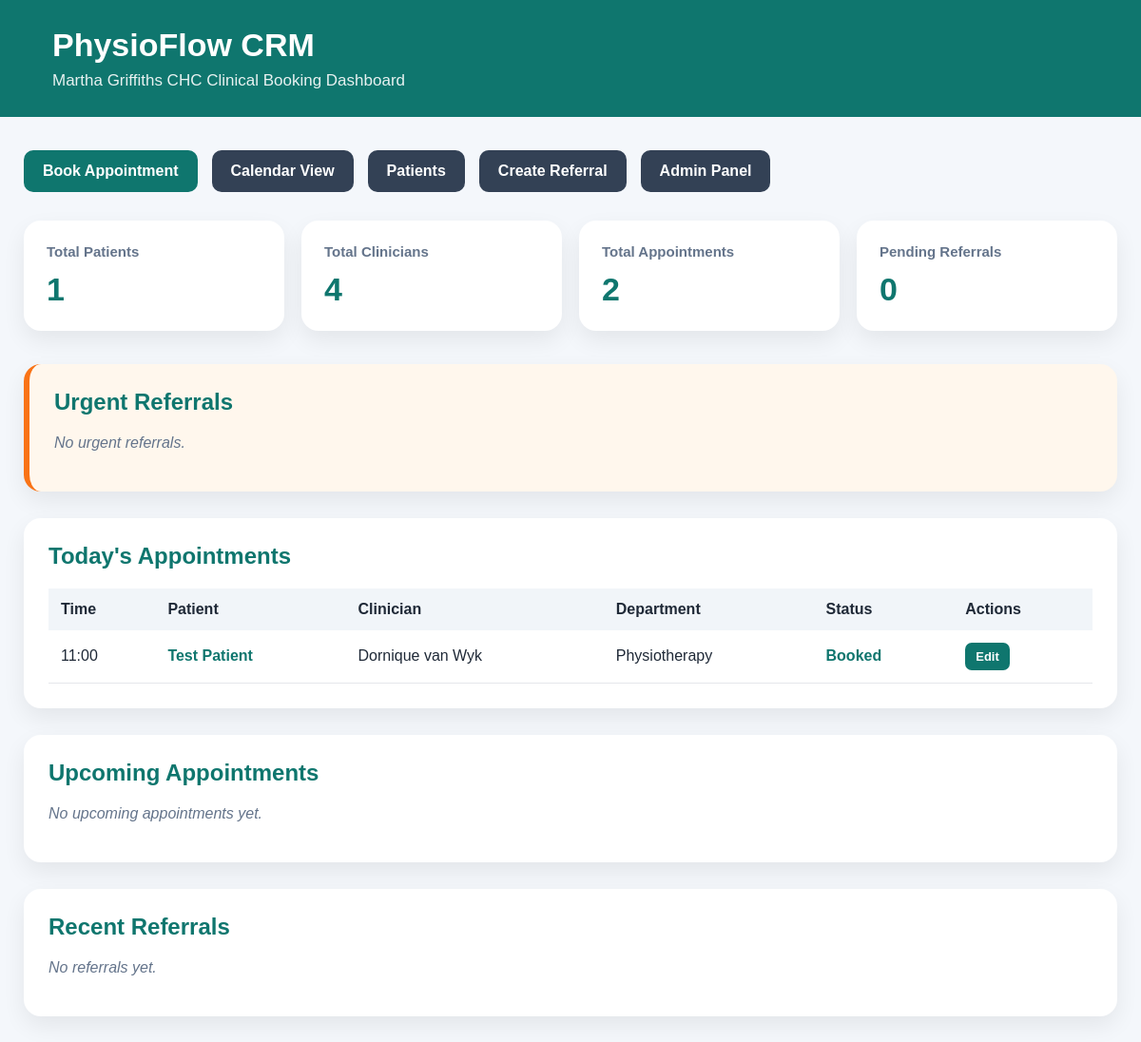
The page / on the database its author committed.
### clinic/models.py (models this page shows, shortened)
class Appointment(models.Model):
    STATUS_CHOICES = [
        ('booked', 'Booked'),
        ('completed', 'Completed'),
        ('cancelled', 'Cancelled'),
        ('no_show', 'No Show'),
    ]
    patient = models.ForeignKey(Patient, on_delete=models.CASCADE)
    clinician = models.ForeignKey(Clinician, on_delete=models.CASCADE)
    appointment_type = models.ForeignKey(
        AppointmentType,
        on_delete=models.CASCADE
    )
    start_time = models.DateTimeField()
    end_time = models.DateTimeField(blank=True, null=True)
    status = models.CharField(
        max_length=20,
        choices=STATUS_CHOICES,
        default='booked'
    )
    confirmation_message = models.TextField(blank=True, null=True)
    confirmation_sent = models.BooleanField(default=False)
    notes = models.TextField(
        blank=True,
        null=True,
        help_text="Clinical/session notes for this appointment."
    )
    created_at = models.DateTimeField(auto_now_add=True)

class Patient(models.Model):
    full_name = models.CharField(max_length=150)
    phone_number = models.CharField(max_length=20)
    email = models.EmailField(blank=True, null=True)
    file_number = models.CharField(max_length=50, unique=True)
    date_of_birth = models.DateField(blank=True, null=True)
    notes = models.TextField(blank=True, null=True)

class Clinician(models.Model):
    name = models.CharField(max_length=100)
    department = models.ForeignKey(
        Department,
        on_delete=models.CASCADE,
        related_name='clinicians'
    )

class Department(models.Model):
    name = models.CharField(max_length=100)

### clinic/views.py (the view)
# urls.py: path('', views.dashboard, name='dashboard'),
def dashboard(request):
    today = timezone.localdate()
    today_appointments = Appointment.objects.filter(
        start_time__date=today,
        status='booked'
    ).order_by('start_time')
    upcoming_appointments = Appointment.objects.filter(
        start_time__date__gt=today,
        status='booked'
    ).order_by('start_time')[:5]
    recent_referrals = Referral.objects.select_related(
        'patient',
        'referred_from',
        'referred_to_department'
    ).order_by('-created_at')[:5]
    urgent_referrals = Referral.objects.select_related(
        'patient',
        'referred_from',
        'referred_to_department'
    ).filter(status='pending').order_by('-created_at')[:3]
    context = {
        'total_patients': Patient.objects.count(),
        'total_clinicians': Clinician.objects.count(),
        'total_appointments': Appointment.objects.count(),
        'pending_referrals': Referral.objects.filter(status='pending').count(),
        'today_appointments': today_appointments,
        'upcoming_appointments': upcoming_appointments,
        'recent_referrals': recent_referrals,
        'urgent_referrals': urgent_referrals,
    }
    return render(request, 'clinic/dashboard.html', context)

### clinic/templates/clinic/dashboard.html (shortened to what this page needs)
<!DOCTYPE html>
<html>
<head>
</head>
<body>
<div class="header">
    <h1>PhysioFlow CRM</h1>
    <p>Martha Griffiths CHC Clinical Booking Dashboard</p>
</div>
<div class="container">
    <div class="quick-actions">
        <a href="{% url 'book_appointment' %}" class="btn">
            Book Appointment
        </a>
        <a href="{% url 'calendar' %}" class="btn secondary">
            Calendar View
        </a>
        <a href="{% url 'patient_list' %}" class="btn secondary">
            Patients
        </a>
        <a href="{% url 'create_referral' %}" class="btn secondary">
            Create Referral
        </a>
        <a href="/admin/" class="btn secondary">
            Admin Panel
        </a>
    </div>
    <div class="cards">
        <div class="card">
            <h3>Total Patients</h3>
            <p>{{ total_patients }}</p>
        </div>
        <div class="card">
            <h3>Total Clinicians</h3>
            <p>{{ total_clinicians }}</p>
        </div>
        <div class="card">
            <h3>Total Appointments</h3>
            <p>{{ total_appointments }}</p>
        </div>
        <div class="card">
            <h3>Pending Referrals</h3>
            <p>{{ pending_referrals }}</p>
        </div>
    </div>
    <div class="section alert-box">
        <h2>Urgent Referrals</h2>
        {% if urgent_referrals %}
            <table>
                <thead>
                    <tr>
                        <th>Patient</th>
                        <th>From</th>
                        <th>To Department</th>
                        <th>Status</th>
                    </tr>
                </thead>
                <tbody>
                    {% for referral in urgent_referrals %}
                    <tr>
                        <td>
                            <a
                                href="{% url 'patient_profile' referral.patient.id %}"
                                class="link"
                            >
                                {{ referral.patient.full_name }}
                            </a>
                        </td>
                        <td>{{ referral.referred_from.name }}</td>
                        <td>{{ referral.referred_to_department.name }}</td>
                        <td>
                            <span class="status-no-show">
                                {{ referral.get_status_display }}
                            </span>
                        </td>
                    </tr>
                    {% endfor %}
                </tbody>
            </table>
        {% else %}
            <p class="empty">No urgent referrals.</p>
        {% endif %}
    </div>
    <div class="section">
        <h2>Today's Appointments</h2>
        {% if today_appointments %}
            <table>
                <thead>
                    <tr>
                        <th>Time</th>
                        <th>Patient</th>
                        <th>Clinician</th>
                        <th>Department</th>
                        <th>Status</th>
                        <th>Actions</th>
                    </tr>
                </thead>
                <tbody>
                    {% for appointment in today_appointments %}
                    <tr>
                        <td>{{ appointment.start_time|date:"H:i" }}</td>
                        <td>
                            <a
                                href="{% url 'patient_profile' appointment.patient.id %}"
                                class="link"
                            >
                                {{ appointment.patient.full_name }}
                            </a>
                        </td>
                        <td>{{ appointment.clinician.name }}</td>
                        <td>{{ appointment.clinician.department.name }}</td>
                        <td>
                            {% if appointment.status == 'booked' %}
                                <span class="status-booked">Booked</span>
                            {% elif appointment.status == 'completed' %}
                                <span class="status-completed">Completed</span>
                            {% elif appointment.status == 'cancelled' %}
                                <span class="status-cancelled">Cancelled</span>
                            {% elif appointment.status == 'no_show' %}
                                <span class="status-no-show">No Show</span>
                            {% else %}
                                {{ appointment.get_status_display }}
                            {% endif %}
                        </td>
                        <td>
                            <a
                                href="/admin/clinic/appointment/{{ appointment.id }}/change/"
                                class="btn small"
                            >
                                Edit
                            </a>
                        </td>
                    </tr>
                    {% endfor %}
                </tbody>
            </table>
        {% endif %}
    </div>
    <div class="section">
        <h2>Upcoming Appointments</h2>
        {% if upcoming_appointments %}
            <table>
                <thead>
                    <tr>
                        <th>Date</th>
                        <th>Time</th>
                        <th>Patient</th>
                        <th>Clinician</th>
                        <th>Department</th>
                        <th>Status</th>
                        <th>Actions</th>
                    </tr>
                </thead>
                <tbody>
                    {% for appointment in upcoming_appointments %}
                    <tr>
                        <td>{{ appointment.start_time|date:"d M Y" }}</td>
                        <td>{{ appointment.start_time|date:"H:i" }}</td>
                        <td>
                            <a
                                href="{% url 'patient_profile' appointment.patient.id %}"
                                class="link"
                            >
                                {{ appointment.patient.full_name }}
                            </a>
                        </td>
                        <td>{{ appointment.clinician.name }}</td>
                        <td>{{ appointment.clinician.department.name }}</td>
                        <td>
                            {% if appointment.status == 'booked' %}
                                <span class="status-booked">Booked</span>
                            {% elif appointment.status == 'completed' %}
                                <span class="status-completed">Completed</span>
                            {% elif appointment.status == 'cancelled' %}
                                <span class="status-cancelled">Cancelled</span>
                            {% elif appointment.status == 'no_show' %}
                                <span class="status-no-show">No Show</span>
                            {% else %}
                                {{ appointment.get_status_display }}
                            {% endif %}
                        </td>
                        <td>
                            <a
                                href="/admin/clinic/appointment/{{ appointment.id }}/change/"
                                class="btn small"
                            >
                                Edit
                            </a>
                        </td>
                    </tr>
                    {% endfor %}
                </tbody>
            </table>
        {% else %}
            <p class="empty">No upcoming appointments yet.</p>
        {% endif %}
    </div>
    <div class="section">
        <h2>Recent Referrals</h2>
        {% if recent_referrals %}
            <table>
                <thead>
                    <tr>
                        <th>Patient</th>
                        <th>From</th>
                        <th>To Department</th>
                        <th>Status</th>
                    </tr>
                </thead>
                <tbody>
                    {% for referral in recent_referrals %}
                    <tr>
                        <td>
                            <a
                                href="{% url 'patient_profile' referral.patient.id %}"
                                class="link"
                            >
                                {{ referral.patient.full_name }}
                            </a>
                        </td>
                        <td>{{ referral.referred_from.name }}</td>
                        <td>{{ referral.referred_to_department.name }}</td>
                        <td>
                            {% if referral.status == 'pending' %}
                                <span class="status-no-show">Pending</span>
                            {% elif referral.status == 'accepted' %}
                                <span class="status-booked">Accepted</span>
                            {% elif referral.status == 'completed' %}
                                <span class="status-completed">Completed</span>
                            {% else %}
                                <span class="status-cancelled">Cancelled</span>
                            {% endif %}
                        </td>
                    </tr>
                    {% endfor %}
                </tbody>
            </table>
        {% else %}
            <p class="empty">No referrals yet.</p>
        {% endif %}
    </div>
</div>
</body>
</html>

### clinic/templates/clinic/dashboard.html (style rules this page uses)
body { margin: 0; font-family: Arial, sans-serif; background: #f4f7fb; color: #1f2937; }
.header { background: #0f766e; color: white; padding: 28px 55px; }
.header h1 { margin: 0; font-size: 34px; }
.header p { margin: 8px 0 0; font-size: 17px; opacity: 0.9; }
.container { max-width: 1200px; margin: 35px auto; padding: 0 25px; }
.quick-actions { display: flex; gap: 15px; margin-bottom: 30px; flex-wrap: wrap; }
.btn { background: #0f766e; color: white; padding: 13px 20px; border-radius: 10px; text-decoration: none; font-weight: bold; display: inline-block; }
.btn.secondary { background: #334155; }
.btn.small { padding: 7px 11px; border-radius: 7px; font-size: 13px; }
.cards { display: grid; grid-template-columns: repeat(4, 1fr); gap: 18px; margin-bottom: 35px; }
.card, .section { background: white; border-radius: 18px; box-shadow: 0 10px 25px rgba(0,0,0,0.07); }
.card { padding: 24px; }
.card h3 { margin: 0; color: #64748b; font-size: 15px; }
.card p { margin: 12px 0 0; font-size: 34px; font-weight: bold; color: #0f766e; }
.section { padding: 26px; margin-bottom: 28px; }
.section h2 { margin-top: 0; color: #0f766e; }
table { width: 100%; border-collapse: collapse; }
th { text-align: left; background: #f1f5f9; padding: 13px; }
td { padding: 13px; border-bottom: 1px solid #e5e7eb; }
.link { color: #0f766e; font-weight: 700; text-decoration: none; }
.status-booked { color: #0f766e; font-weight: bold; }
.empty { color: #64748b; font-style: italic; }
.alert-box { background: #fff7ed; border-left: 6px solid #f97316; }

### rows shown on the page
Appointment: start_time "11:00", patient.full_name "Test Patient", clinician.name "Dornique van Wyk", clinician.department.name "Physiotherapy", status "Booked"

### other values the page prints
{{ total_patients }} "1"
{{ total_clinicians }} "4"
{{ total_appointments }} "2"
{{ pending_referrals }} "0"
